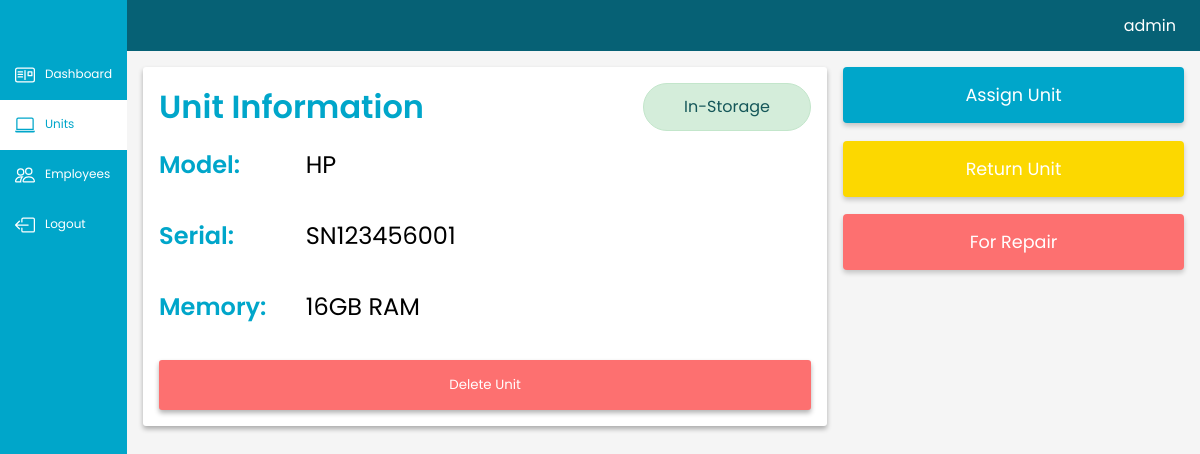
Before: /view/unit.php?id=1 (signed in) with the older database file.
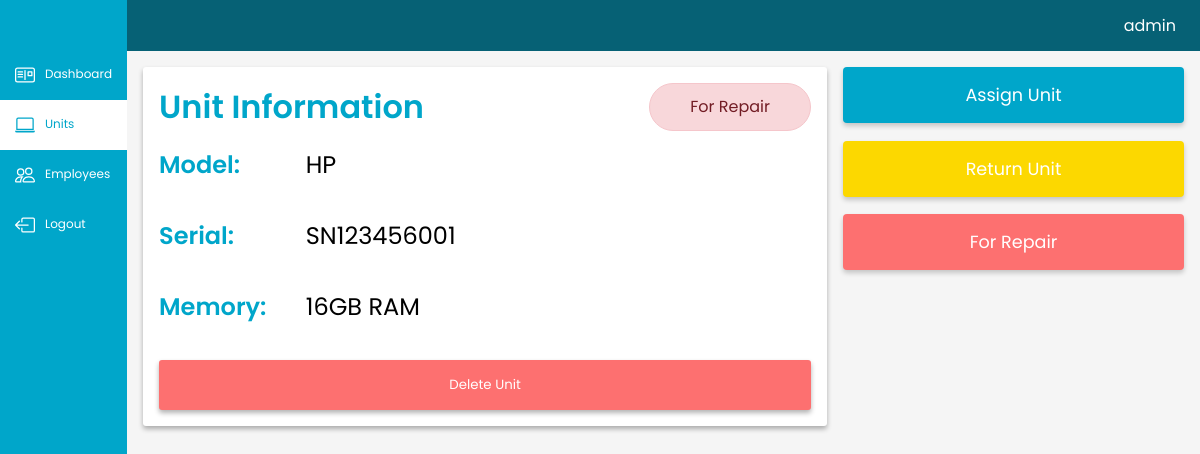
After: the same page with the newer database file.
### view/unit.php (the view, shortened to what this page needs)
<?php
include ("../controller/connection.php");
    $user = $_SESSION["user"];
    if(isset($_GET['id'])){
        $unit_id = $_GET['id'];
    }
    $sql = "SELECT * from units where id = $unit_id ";
    $result = $mysqli-> query($sql);
    if ($result && $result->num_rows > 0) {
        $unit = $result->fetch_assoc();
    } else {
        exit();
    }
?>
<!DOCTYPE html>
<html lang="en">
<head>
    <link rel="stylesheet" href="../styles/font.css">
    <link rel="stylesheet" href="../styles/index.css">
</head>
<body>
<div class="main">
    <div class="navigation">
        <div class="ul">
        <div class="li"> </div>
            <div class="li"><a  href="../index.php">
            Dashboard
</a> </div>
            <div class="li"><a   class="nav-active" href="units.php">
            <svg xmlns="http://www.w3.org/2000/svg" width="20" height="20"  fill="currentColor" class="bi bi-laptop" viewBox="0 0 16 16">
               <path d="M13.5 3a.5.5 0 0 1 .5.5V11H2V3.5a.5.5 0 0 1 .5-.5zm-11-1A1.5 1.5 0 0 0 1 3.5V12h14V3.5A1.5 1.5 0 0 0 13.5 2zM0 12.5h16a1.5 1.5 0 0 1-1.5 1.5h-13A1.5 1.5 0 0 1 0 12.5"/>
            </svg>
            Units
        </a></div>
            <div class="li"><a href="employees.php">
            Employees</a></div>
            <div class="li"><a class="" href="../controller/logout_process.php">
                Logout
    </a> </div>
        </div>
    </div>
    <div class="content">
        <div class="container">
            <header>
                <p>  <?php echo $user->username; ?> </p>
            </header>
            <main class="">
                <div class="unit">
                    <div class="unit-container">
                     <div class="unit-header">
                        <p class="unit-header-title">Unit Information</p>
                        <?php
                            if($unit['status'] === 'Assigned'){
                                echo "<p class='assigned'>Assigned</p>";
                            }
                            else if($unit['status'] === 'for repair'){
                                echo "<p class='for-repair'> For Repair </p>";
                            }
                            else if($unit['status'] === 'in-storage'){
                                echo "<p class='in-storage'>In-Storage</p>";
                            }
                        ?>
                        </div>
                        <div class="container-information">
                            <div class="container-information-row">
                                <p class="info-sub">Model: </p>
                                <p class="info-value"> <?php echo htmlspecialchars($unit['model']); ?></p>
                            </div>
                            <div class="container-information-row">
                                <p class="info-sub">Serial:</p>
                                <p class="info-value">  <?php echo htmlspecialchars($unit['serial']); ?></p>
                            </div>
                            <div class="container-information-row">
                                <p class="info-sub">Memory:</p>
                                <p class="info-value"> <?php echo htmlspecialchars($unit['memory']); ?></p>
                            </div>
                        </div>
                        <div class="delete-action">
                                <form method="POST" action = "../controller/delete-unit.php">
                                    <input class='delete-btn' type="submit" name="delete_unit" value = "Delete Unit">
                                </form>
                        </div>
                     </div>
                        <div class="unit-actions">
                            <button class="actions-button assign-btn" id="assign-btn">
                                Assign Unit
                            </button>
                            <form method = "POST" action ="../controller/return-unit.php">
                                <input class="actions-button return-btn" type="submit" value="Return Unit" name="return_unit">
                            </form>
                            <form method = "POST" action ="../controller/repair-unit.php">
                                <input class="actions-button repair-btn" type="submit" value="For Repair" name="return_unit">
                            </form>
                        </div>
                </div>
            </main>
        </div>
    </div>
</div>
</body>
</html>

Changed rows visible on the page:
changed units "HP": status "in-storage" → "for repair" (drawn)
Other visible differences:
text no longer shown: "In-Storage"
text now shown: "For Repair"
